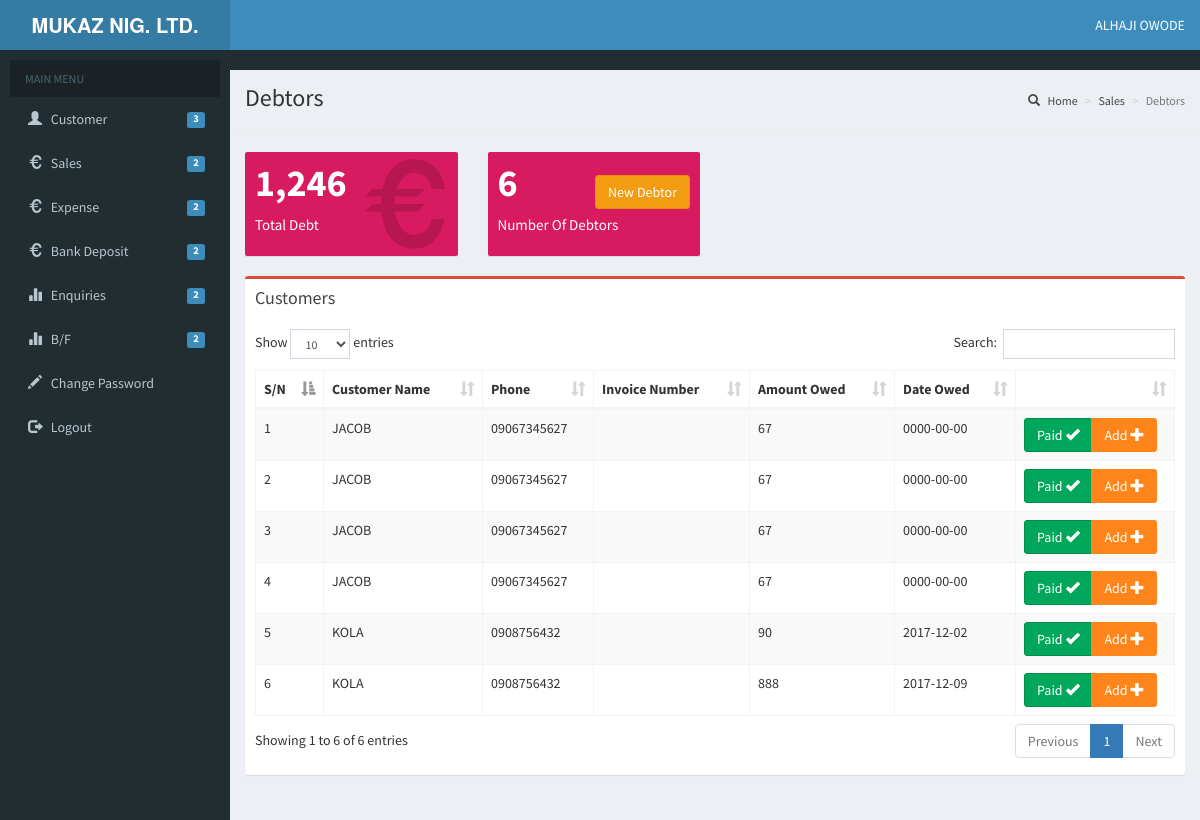
The app's page /Enquiries/debtors.php with its own data.
### tables this page shows
CREATE TABLE `debtors` (
  `id` int(11) NOT NULL,
  `customer_id` int(11) NOT NULL,
  `amount` int(11) NOT NULL,
  `invoice` int(11) DEFAULT NULL,
  `debt_date` date NOT NULL
);

CREATE TABLE `customers` (
  `id` int(11) NOT NULL,
  `customer_name` varchar(30) NOT NULL,
  `customer_phone` varchar(11) NOT NULL,
  `date_created` date NOT NULL,
  `address` text NOT NULL
);

### functions/debtors_functions.php (called while the page is built)
<?php
function getAllDebtors($mysqli){
   $query = "SELECT customers.customer_name AS customer_name, debtors.id AS debt_id, customers.customer_phone AS
             customer_phone, debtors.invoice AS invoice, debtors.debt_date AS debt_date, debtors.amount AS amount
             FROM debtors INNER JOIN customers ON debtors.customer_id = customers.id WHERE amount > 0";
   if ($result = $mysqli->query($query)){
   	  return $result;
   }else{
   	 echo mysqli_error($mysqli);
   	 return false;
   }
}
function getNumDebtors($mysqli){
  $query = "SELECT COUNT(id) AS count FROM debtors WHERE amount > 0";
    if ($result = $mysqli->query($query)){
    	$count = mysqli_fetch_assoc($result)['count'];
    	return $count;
    }
}
function getTotalDebt($mysqli){
   $query = "SELECT SUM(amount) AS total_debt FROM debtors";
    if ($result = $mysqli->query($query)){
        $totaldebt = mysqli_fetch_assoc($result)['total_debt'];
    	return $totaldebt;
    }
}
?>

### Enquiries/debtors.php (the view, shortened to what this page needs)
<?php session_start();
    $connection = include('../resources/conection.inc.php');
    include '../functions/debtors_functions.php';
    $deptors_data = getAllDebtors($connection);
?>
<!DOCTYPE html>
<html>
<head>
  <link rel="stylesheet" href="../css/bootstrap/css/bootstrap.min.css">
  <link rel="stylesheet" href="../css/font-awesome.min.css">
  <link rel="stylesheet" href="../css/native-toast.css">
  <link rel="stylesheet" href="../css/AdminLTE.min.css">
    <link rel="stylesheet" href="../css/skins/_all-skins.min.css">
    <link rel="stylesheet" href="../plugins/iCheck/flat/blue.css">
    <link rel="stylesheet" href="../css/animate.min.css">
    <link rel="stylesheet" href="../plugins/datatables/dataTables.bootstrap.css">
    <link rel="stylesheet" href="../plugins/bootstrap-wysihtml5/bootstrap3-wysihtml5.min.css">
    <link rel="stylesheet" href="../css/ionicons.min.css">
</head>
<body>
  <body class="hold-transition skin-blue sidebar-mini">
    <div class="wrapper">
      <?php  include('../resources/templates/header.php') ; ?>
      <?php  include('../resources/templates/mainsidebar.php') ; ?>
      <div class="content-wrapper">
          <section class="content-header">
            <h1>
              Debtors
            </h1>
            <ol class="breadcrumb">
              <li><a href="#"><i class="glyphicon glyphicon-search"></i> Home</a></li>
              <li><a href="#">Sales</a></li>
              <li class="active">Debtors</li>
            </ol>
          </section>
          <hr>
          <div class = "container-fluid">
            <div class = "row">
              <div class = 'col col-md-3'>
               <div class="small-box bg-maroon animated slideInLeft">
                <div class="inner">
                  <h3>
                   <?php
                   echo number_format(getTotalDebt($connection));
                   ?>
                 </h3>
                 <p>Total Debt</p>
               </div>
               <div class="icon" style="margin-top: 10px">
                <i class="glyphicon glyphicon-euro"></i>
              </div>
            </div>
          </div>
          <div class = 'col col-md-3'>
           <div class="small-box bg-maroon animated slideInLeft">
            <div class="inner">
              <h3>
               <?php
               echo getNumDebtors($connection);
               ?>
             </h3>
             <p>Number Of Debtors</p>
           </div>
           <div class="icon">
             <button id = 'new-debtor' class = 'btn btn-warning' style="margin-bottom: 50px">New Debtor</button>
           </div>
         </div>
       </div>
      <div class = 'col col-md-12'>
        <div class="box with-border box-danger">
          <div class="box-header  ">
            <h3 class="box-title">Customers</h3>
          </div>
          <div class="box-body">
            <table id="example2" class="table table-bordered table-striped">
              <thead>
                <tr>
                  <th>S/N</th>
                  <th>Customer Name</th>
                  <th>Phone</th>
                  <th>Invoice Number</th>
                  <th>Amount Owed</th>
                  <th>Date Owed</th>
                  <th></th>
                </tr>
              </thead>
              <tbody>
                <?php $i = 0;?>
                <?php while($deptor = mysqli_fetch_assoc($deptors_data)){ ?>
                <tr>
                  <td><?php echo  ++$i ?></td>
                  <td><?php echo  $deptor['customer_name'] ?></td>
                  <td><?php echo  $deptor['customer_phone'] ?></td>
                  <td>
                  </td>
                  <td><?php echo  $deptor['amount'] ?></td>
                  <td><?php echo $deptor['debt_date'] ?></td>
                  <td>
                    <div class="btn-group">
                      <button class = 'btn btn-success paid-all' debt_id = '<?php echo $deptor['debt_id'] ?>'
                       amount-owed = '<?php echo $deptor['amount'] ?>'
                       cus_name = '<?php echo $deptor['customer_name'] ?>' >Paid
                       <span class = 'glyphicon glyphicon-ok'></span>
                     </button>
                     <button class = 'btn bg-orange enter_amt_paid' sale_id = '<?php echo $deptor['debt_id'] ?>'>Add
                       <span class = 'glyphicon glyphicon-plus'></span>
                     </button>
                   </div>
                 </td>
                 <?php } ?>
               </tr>
             </tbody>
           </table>
         </div>
       </div>
     </div>
   </div>
 </div>
</div>
</div>
</body>
</html>

### resources/templates/header.php (shortened to what this page needs)
<header class="main-header">
	<a href="index2.html" class="logo">
		<span class="logo-lg"><b>MUKAZ NIG. LTD.</b></span>
	</a>
	<nav class="navbar navbar-static-top">
		<a class="sidebar-toggle" data-toggle="offcanvas" role="button" >
		</a>
		<div class="navbar-custom-menu">
			<ul class="nav navbar-nav">
				<li class="dropdown user user-menu">
					<a href="#" class="dropdown-toggle" data-toggle="dropdown">
						<span class="hidden-xs">ALHAJI OWODE</span>
					</a>
				</li>
			</ul>
		</div>
	</nav>
</header>

### resources/templates/mainsidebar.php (shortened to what this page needs)
<aside class="main-sidebar" >
  <section class="sidebar">
    <div class="user-panel">
      <ul class="sidebar-menu">
        <li class="header">MAIN MENU</li>
          <li class="treeview">
            <a href="#">
              <i class="glyphicon glyphicon-user"></i>
              <span>Customer</span>
              <span class="pull-right-container">
                <span class="label label-primary pull-right">3</span>
              </span>
            </a>
          </li>
          <li class="treeview">
            <a href="#">
              <i class="glyphicon glyphicon-euro"></i>
              <span>Sales</span>
              <span class="pull-right-container">
                <span class="label label-primary pull-right">2</span>
              </span>
            </a>
          </li>
          <li class="treeview">
            <a href="#">
              <i class="glyphicon glyphicon-euro"></i>
              <span>Expense</span>
              <span class="pull-right-container">
                <span class="label label-primary pull-right">2</span>
              </span>
            </a>
          </li>
          <li class="treeview">
            <a>
              <i class="glyphicon glyphicon-euro"></i>
              <span>Bank Deposit</span>
              <span class="pull-right-container">
                <span class="label label-primary pull-right">2</span>
              </span>
            </a>
          </li>
          <li class="treeview">
            <a href="#">
              <i class="glyphicon glyphicon-stats"></i>
              <span>Enquiries</span>
              <span class="pull-right-container">
                <span class="label label-primary pull-right">2</span>
              </span>
            </a>
          </li>
          <li class="treeview">
            <a href="#">
              <i class="glyphicon glyphicon-stats"></i>
              <span>B/F</span>
              <span class="pull-right-container">
                <span class="label label-primary pull-right">2</span>
              </span>
            </a>
          </li>
          <li>
            <a href="../changepassword.php">
              <i class="glyphicon glyphicon-pencil"></i> <span>Change Password</span>
            </a>
          </li>
          <li>
            <a href="../logout.php">
              <i class="glyphicon glyphicon-log-out"></i> <span>Logout</span>
            </a>
          </li>
        </ul>
      </section>
    </aside>

### Enquiries/debtors.php (style rules this page uses)
td { text-transform: uppercase; }

### records on screen
debtors: customer.customer_name "JACOB", customer.customer_phone "09067345627", amount "67", debt_date "0000-00-00"
debtors: customer.customer_name "JACOB", customer.customer_phone "09067345627", amount "67", debt_date "0000-00-00"
debtors: customer.customer_name "JACOB", customer.customer_phone "09067345627", amount "67", debt_date "0000-00-00"
debtors: customer.customer_name "JACOB", customer.customer_phone "09067345627", amount "67", debt_date "0000-00-00"
debtors: customer.customer_name "KOLA", customer.customer_phone "0908756432", amount "90", debt_date "2017-12-02"
debtors: customer.customer_name "KOLA", customer.customer_phone "0908756432", amount "888", debt_date "2017-12-09"

### other values on screen
getTotalDebt($connection) "1,246"
getNumDebtors($connection) "6"
